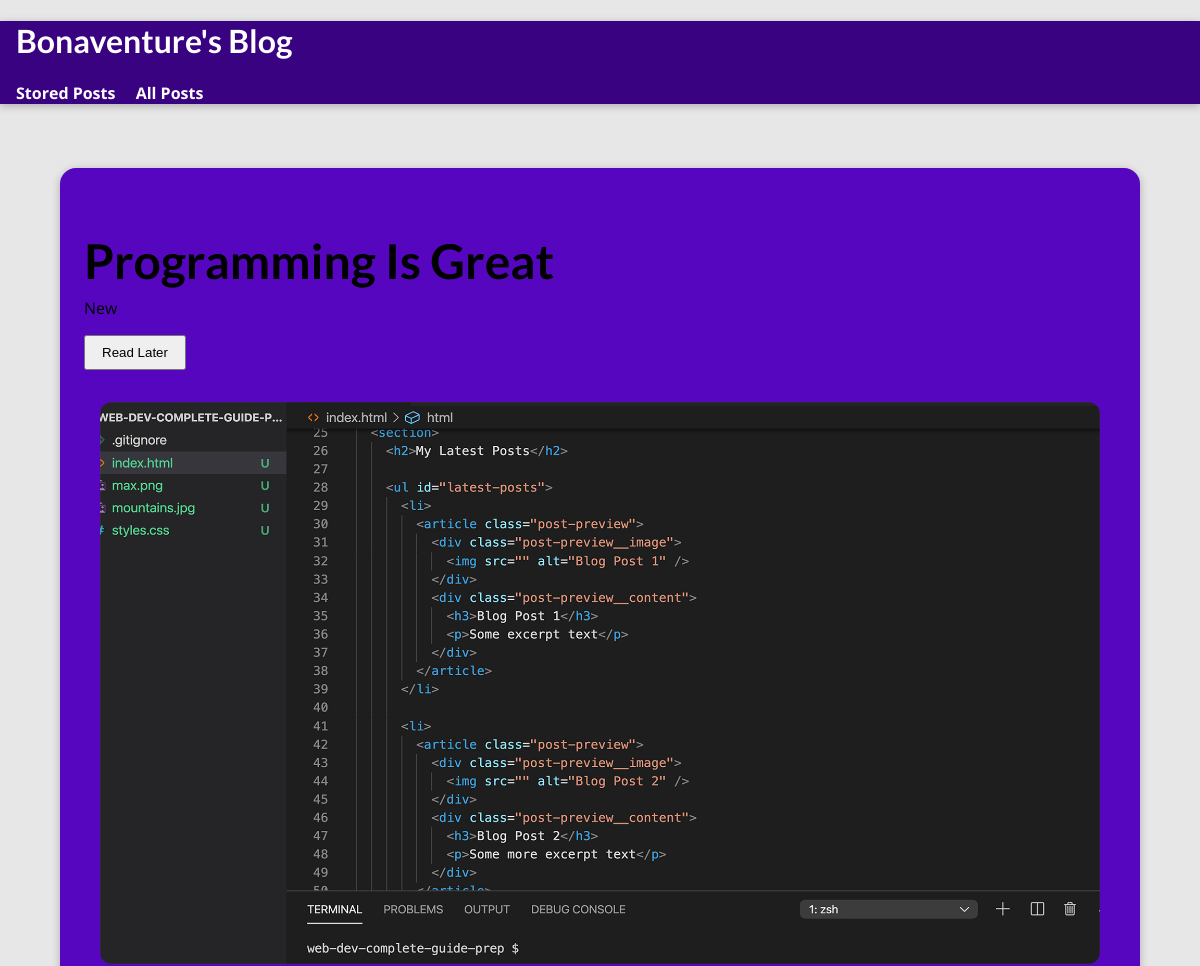
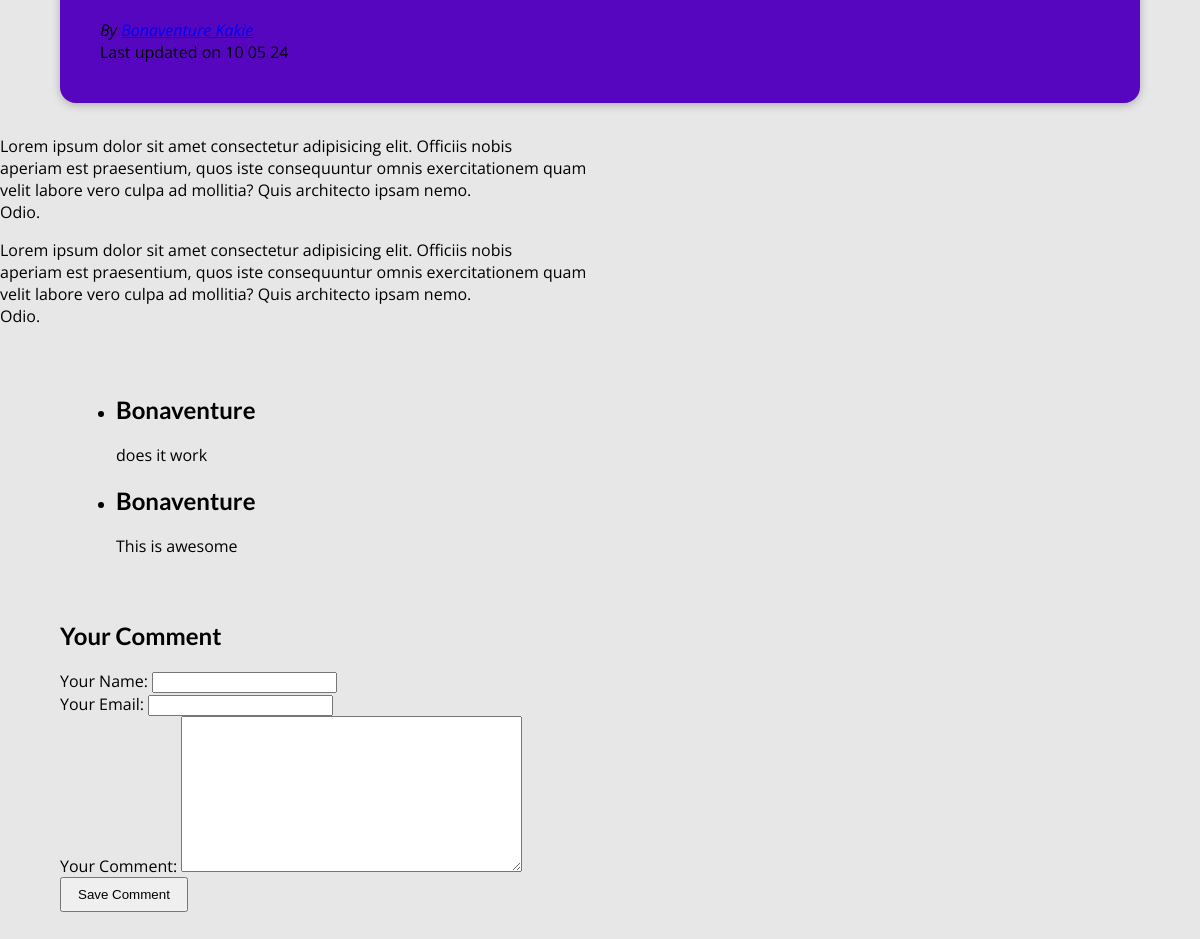
Page /posts/programming-is-fun on the committed database (2 pictures, top to bottom).
### blog/models.py (models this page shows, shortened)
class Post(models.Model):
    title = models.CharField(max_length=150)
    excerpt = models.CharField(max_length=200)
    image = models.ImageField(upload_to="posts", null=True)
    date = models.DateField(auto_now=True)
    slug = models.SlugField(unique=True, db_index=True)
    content = models.TextField(validators=[MinLengthValidator(10)])
    author = models.ForeignKey(Author, on_delete=models.SET_NULL, null=True, related_name="posts")
    tags = models.ManyToManyField(Tag)

class Tag(models.Model):
    caption = models.CharField(max_length=10)

class Author(models.Model):
    first_name = models.CharField(max_length=100)
    last_name = models.CharField(max_length=100)
    email_address = models.EmailField()
    def __str__(self):
        return f"{self.first_name} {self.last_name}"

class Comment(models.Model):
    user_name = models.CharField(max_length=120)
    user_email = models.EmailField()
    text = models.TextField(max_length=400)
    post = models.ForeignKey(
        Post, on_delete=models.CASCADE, related_name="comments")

### blog/views.py (the view, shortened to what this page needs)
# urls.py: path("posts/<slug:slug>", views.SinglePostView.as_view(), name="post-detail-page"),
class SinglePostView(View):
    def get(self, request, slug):
        post = Post.objects.get(slug=slug)
        stored_posts = request.session.get("stored_posts")
        if stored_posts is not None:
            is_saved_for_later = post.id in stored_posts
        else:
            is_saved_for_later = False
        context = {
            "post": post,
            "post_tags": post.tags.all(),
            "comment_form": CommentForm(),
            "comments": post.comments.all().order_by("-id"),
            "saved_for_later": is_saved_for_later
        }
        return render(request, "blog/post-detail.html", context)

### blog/forms.py
class CommentForm(forms.ModelForm):
    class Meta:
        model = Comment
        exclude = ["post"]
        labels = {
          "user_name": "Your Name",
          "user_email": "Your Email",
          "text": "Your Comment"
        }

### blog/templates/blog/post-detail.html (shortened to what this page needs)
{% extends 'base.html' %}
{% load static %}
{% block css_files %}
<link rel="stylesheet" href="{% static 'blog/post-detail.css' %}">
{% endblock %}
{% block content %}
<section id="summary">
    <h2>{{post.title}}</h2>
    <div>
        {% for tag in post_tags %}
            <span class="tag">{{tag.caption}}</span>
        {% endfor %}
    </div>
    <div id="read-later">
        <form action="{% url 'read-later' %}" method="POST">
            <button>
                {% if saved_for_later %}
                    Remove from "Read Later" List
                {% else %}
                Read Later
                {% endif %}
            </button>
               </form>
    </div>
    <article>
        <img src="{{post.image.url}}" alt="{{post.title}}" />
        <address>By <a href="mailto:{{post.author.email_address}}">{{post.author}}</a></address>
        <div>
            Last updated on <time>{{post.date|date:"d m y"}}</time>
        </div>
    </article>
</section>
<main>
    {{post.content| linebreaks}}
</main>
<section id="comments">
    <ul>
        {% for comment in comments %}
        <li>
            <h2>{{comment.user_name}}</h2>
            <p>{{comment.text | linebreaks}}</p>
        </li>
        {% endfor %}
    </ul>
</section>
<section id="comment-form">
    <h2>Your Comment</h2>
    <form action="{% url 'post-detail-page' post.slug %}" method="POST">
        {% for form_field in comment_form %}
        <div class="form-control {% if form_field.errors %}invalid{% endif %}">
            {{ form_field.label_tag }}
            {{ form_field }}
        </div>
        {% endfor %}
        <button>Save Comment</button>
    </form>
</section>
{% endblock %}

### templates/base.html (shortened to what this page needs)
<!DOCTYPE html>
{% load static %}
<html lang="en">
<head>
    <link rel="stylesheet" href="{% static 'app.css' %}">
</head>
{% block css_files %} {% endblock %}
<body>
<header id="main-navigation">
    <h1><a href="{% url 'starting-page' %}">Bonaventure's Blog</a></h1>
    <nav>
        <a href="{% url 'read-later' %}">Stored Posts</a>
        <a href="{% url 'posts-page' %}">All Posts</a>
    </nav>
</header>
{% block content %}
{% endblock %}
</body>
</html>

### static/app.css (style rules this page uses)
* { box-sizing: border-box; }
html { font-family: 'Open Sans', 'Lato', sans-serif; }
body { margin: 0; }
h1, h2, h3 { font-family: 'Lato', sans-serif; font-weight: bold; }
#main-navigation { width: 100%; height: 5rem; position: absolute; top: 0; left: 0; }
#main-navigation a { text-decoration: none; color: white; font-weight: bold; margin-left: 1rem; }

### blog/static/blog/post-detail.css (style rules this page uses)
body { background-color: #e7e7e7; }
#main-navigation { background-color: #390281; box-shadow: 0 2px 8px rgba(0, 0, 0, 0.25); }
#summary { margin: 4rem auto 2rem auto; padding: 1.5rem; width: 90%; max-width: 90%; border-radius: 16px; background-color: #5706c0; position: relative; box-shadow: 0 2px 8px rgba(0, 0, 0, 0.25); height: auto; }
#summary h2 { font-size: 3rem; margin-bottom: 0.5rem; }
#summary article { position: static; padding: 1rem; text-align: left; margin-top: 1rem; }
#summary article img { width: 100%; height: auto; border-radius: 12px; transform: none; margin-bottom: 1rem; }
#comment-form { margin: 2rem auto; width: 90%; max-width: 90%; }
#comment-form button { padding: 0.5rem 1rem; }
#comments { margin: 2rem auto; width: 90%; max-width: 90%; padding: 1rem; }
#read-later { margin: 1rem 0; }
#read-later button { padding: 0.5rem 1rem; }

### rows in the picture
Post: title "Programming Is Great", image (picture), author "Bonaventure Kakie", date "10 05 24", content "Lorem ipsum dolor sit amet consectetur adipisicing elit. Officiis nobis aperiam est praesentium, quos iste consequuntur omnis exercitationem quam velit labore vero culpa ad mollitia? Quis architecto ipsam nemo. Odio. Lorem ipsum dolor sit amet consectetur adipisicing elit. Officiis nobis aperiam est praesentium, quos iste consequuntur omnis exercitationem quam velit labore vero culpa ad mollitia? Quis architecto ipsam nemo. Odio."
Tag: caption "New"
Comment: user_name "Bonaventure", text "does it work"
Comment: user_name "Bonaventure", text "This is awesome"
